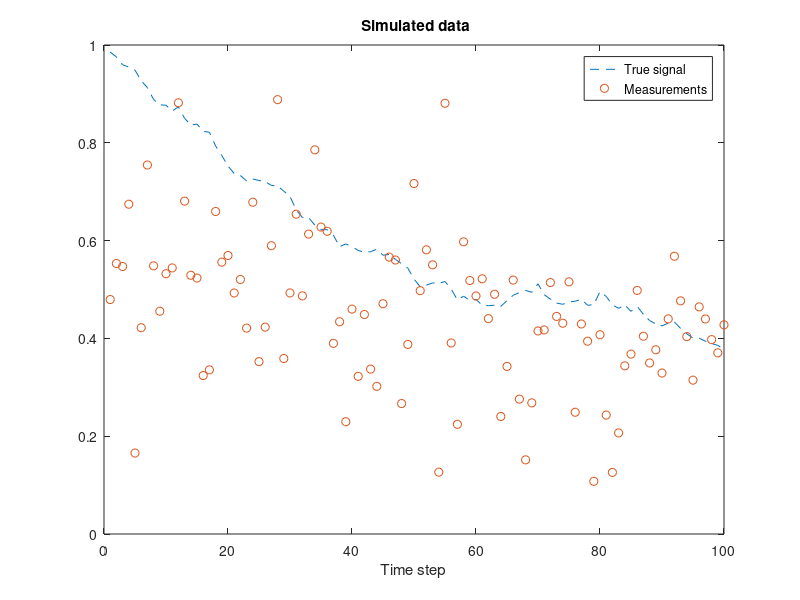
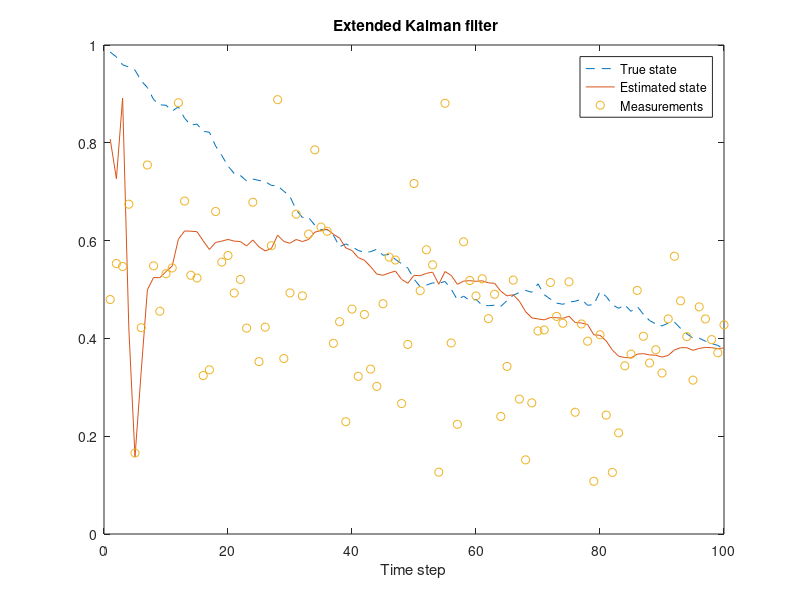
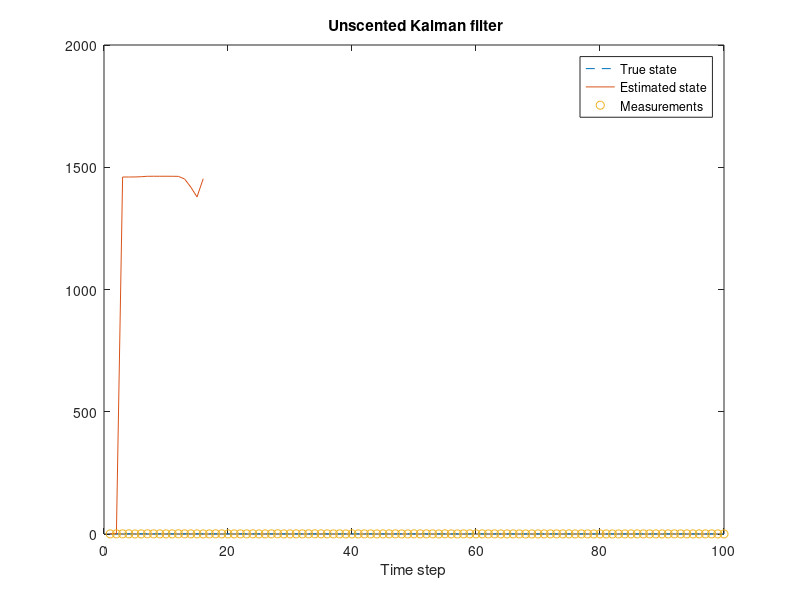

The MATLAB source for these figures, in order:
%%%%%%%%%%%%%%%%%%%%%%%%%%%%%%%%%%%%%%%%%%%%%%%%%%%%%%%%%%%%%%%%%
% Supplemental Matlab code for Exercise 4 in hw1
%
% Last updated: $Date: 2022/10/6 $
%%%%%%%%%%%%%%%%%%%%%%%%%%%%%%%%%%%%%%%%%%%%%%%%%%%%%%%%%%%%%%%%%

%% Generate data
clear;
clc;
close all;

% Lock random seed
randn('state',101);

% Gaussian random draw, m is the mean and S the covariance
gauss_rnd = @(m,S) m + chol(S)'*randn(size(m));

% Calculate root mean squared error
rmse = @(x,y) sqrt(mean((x(:)-y(:)).^2));

% Define parameters
steps = 100;  % Number of time steps
% w     = 0.5;  % Angular velocity
q     = 0.01^2; % Process noise spectral density
r     = 0.02;  % Measurement noise variance

% This is the dynamics model
f = @(x) x-0.01*sin(x);

% This is the measurement model
h = @(x) 0.5*sin(2*x);

% This is the true initial value
x0 = 1; 

% Simulate data
X = zeros(1,steps);  % The true state
Y = zeros(1,steps);  % Measurements
T = 1:steps;         % Time
x = x0;
for k=1:steps
    x = gauss_rnd(f(x),q);
    y = gauss_rnd(h(x),r);
    X(k) = x;
    Y(k) = y;
end

% Visualize
figure; clf;
plot(T,X(1,:),'--',T,Y,'o');
legend('True signal','Measurements');
xlabel('Time step'); title('\bf Simulated data')

%% Extended Kalman filter

% Extended Kalman filter solution. The estimates
% of x_t are stored in EST2.

m = 0.8;  % Initialize first step
P = 1; % Variance  
EST = zeros(1,steps); % Allocate space for results

% Run EKF
for k=1:steps
    % Prediction step
    % Calculate Jacobian of f(x)
    F = 1 - 0.01*cos(m);              % df/dx
    
    % Predict
    m_pred = f(m);                     % 预测状态
    P_pred = F * P * F' + q;          % 预测协方差
    
    % Update step
    % Calculate Jacobian of h(x)
    H = cos(2*m_pred);                % dh/dx
    
    % Kalman gain
    K = P_pred * H' / (H * P_pred * H' + r);
    
    % Update
    m = m_pred + K * (Y(k) - h(m_pred));
    P = (1 - K * H) * P_pred;
    
    % Store the results
    EST(k) = m;
end

% Visualize results
figure; clf

% Plot the state and its estimate
plot(T,X(:),'--',T,EST(:),'-',T,Y,'o');
legend('True state','Estimated state','Measurements');
xlabel('Time step'); title('\bf Extended Kalman filter')

% Compute error
err = rmse(X,EST)

%% Unscented Kalman filter
% Unscented Kalman filter solution. The estimates
% of x_t are stored in EST3.

m2 = 0.8;  % Initialize first step
P2 = 1; % Variance  
EST2 = zeros(1,steps); % Allocate space for results

% Run UKF
for k=1:steps
    % UKF parameters
    alpha = 1.220;     % 扩展参数
    beta = 0.500;         % 高斯分布最优值
    kappa = -0.460;        % 次要扩展参数
    n = 1;           % 状态维度
    lambda = alpha^2 * (n + kappa) - n;
    
    % 计算权重
    Wm = zeros(2*n + 1, 1);    % 均值权重
    Wc = zeros(2*n + 1, 1);    % 协方差权重
    Wm(1) = lambda/(n + lambda);
    Wc(1) = lambda/(n + lambda) + (1 - alpha^2 + beta);
    for i = 2:(2*n + 1)
        Wm(i) = 1/(2*(n + lambda));
        Wc(i) = 1/(2*(n + lambda));
    end
    
    % Generate sigma points
    sP = sqrt((n + lambda) * P2);
    Xi = [m2, m2 + sP, m2 - sP];  % Sigma points
    
    % Prediction step
    % Transform sigma points through process model
    fXi = zeros(1, 2*n + 1);
    for i = 1:(2*n + 1)
        fXi(i) = f(Xi(i));
    end
    
    % Predicted mean and covariance
    m2_pred = 0;
    for i = 1:(2*n + 1)
        m2_pred = m2_pred + Wm(i) * fXi(i);
    end
    
    P2_pred = q;
    for i = 1:(2*n + 1)
        P2_pred = P2_pred + Wc(i) * (fXi(i) - m2_pred) * (fXi(i) - m2_pred)';
    end
    
    % Update step
    % Transform sigma points through measurement model
    Yi = zeros(1, 2*n + 1);
    for i = 1:(2*n + 1)
        Yi(i) = h(fXi(i));
    end
    
    % Predicted measurement
    y_pred = 0;
    for i = 1:(2*n + 1)
        y_pred = y_pred + Wm(i) * Yi(i);
    end
    
    % Innovation covariance
    Pyy = r;
    for i = 1:(2*n + 1)
        Pyy = Pyy + Wc(i) * (Yi(i) - y_pred) * (Yi(i) - y_pred)';
    end
    
    % Cross covariance
    Pxy = 0;
    for i = 1:(2*n + 1)
        Pxy = Pxy + Wc(i) * (fXi(i) - m2_pred) * (Yi(i) - y_pred)';
    end
    
    % Kalman gain and update
    K = Pxy / Pyy;
    m2 = m2_pred + K * (Y(k) - y_pred);
    P2 = P2_pred - K * Pyy * K';
    
    % Store the results
    EST2(k) = m2;
end

% Visualize results
figure; clf

% Plot the state and its estimate
plot(T,X(:),'--',T,EST2(:),'-',T,Y,'o');
legend('True state','Estimated state','Measurements');
xlabel('Time step'); title('\bf Unscented Kalman filter')

% Compute error
err2 = rmse(X,EST2)
